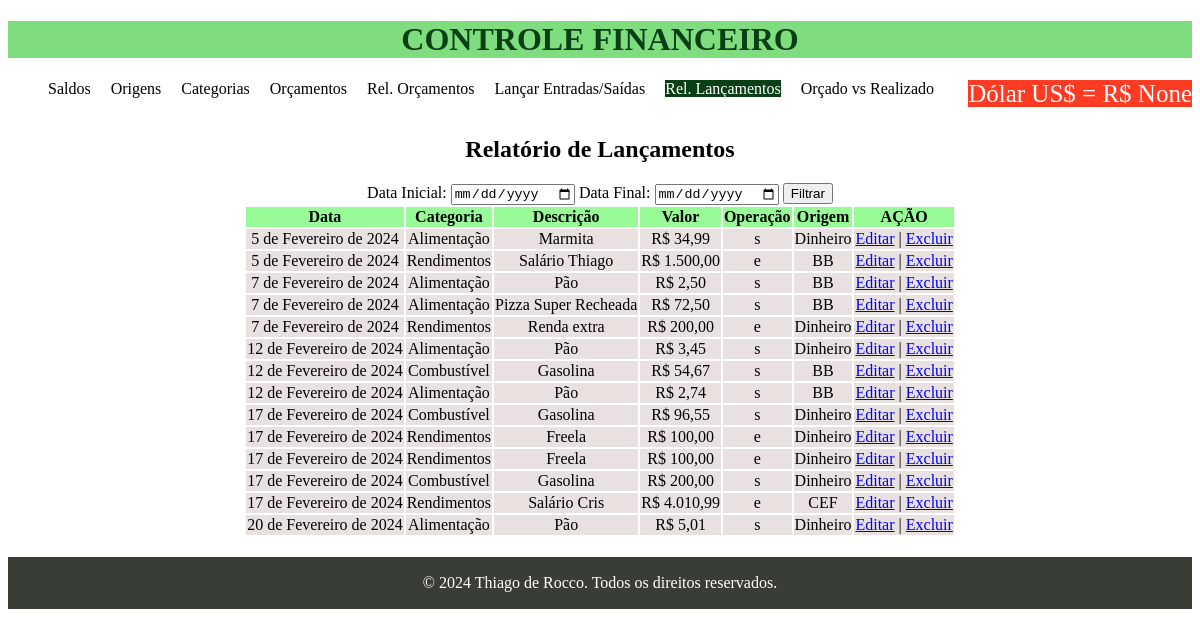
The app's page /rel-lctos/, older data.
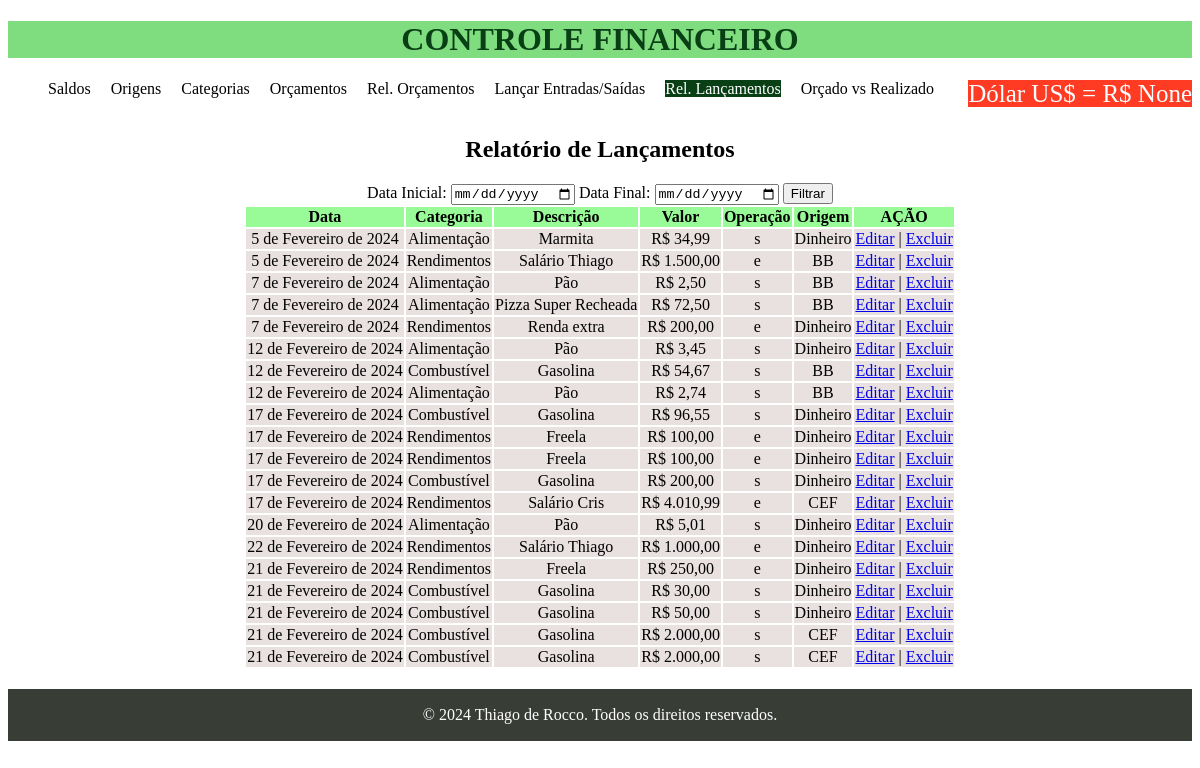
The same page, newer data.
### financeiro/models.py (models this page shows, shortened)
class Lancamento(models.Model):
    ENTRADA = 'e'
    SAIDA = 's'
    TIPO_OPERACAO_CHOICES = [(ENTRADA, 'Entrada'), (SAIDA, 'Saída'),]
    data = models.DateField()
    descricao = models.CharField(max_length=255)
    valor = models.DecimalField(max_digits=10, decimal_places=2)
    categoria = models.ForeignKey(Categoria, on_delete=models.CASCADE)
    origem = models.ForeignKey(Origem, on_delete=models.CASCADE)
    tipo_operacao = models.CharField(max_length=1,
                                     choices=TIPO_OPERACAO_CHOICES)

class Categoria(models.Model):
    nome = models.CharField(max_length=255)

class Origem(models.Model):
    nome = models.CharField(max_length=255)

### financeiro/views.py (the view)
# urls.py: path('rel-lctos/', rel_lancamentos, name='rel_lancamentos'),
def rel_lancamentos(request):
    lctos = Lancamento.objects.all()
    for lcto in lctos:
        lcto.nome_origem = lcto.origem.nome
        lcto.nome_categoria = lcto.categoria.nome
    return render(request, 'financeiro/rel_lancamentos.html', {"lctos": lctos})

### financeiro/templates/financeiro/rel_lancamentos.html (shortened to what this page needs)
{% extends 'financeiro/base.html' %}
{% load static %}
{% block content %}
<br><br>
    <h2>Relatório de Lançamentos</h2>
    <form action="">
        Data Inicial: <input type="date" name="" id="">
        Data Final: <input type="date" name="" id="">
        <input type="submit" value="Filtrar">
    </form>
    <table>
        <thead>
            <tr>
            <th>Data</th>
            <th>Categoria</th>
            <th>Descrição</th>
            <th>Valor</th>
            <th>Operação</th>
            <th>Origem</th>
            <th colspan="2">AÇÃO</th>
        </tr>
    </thead>
    {% for lcto in lctos %}
    <tr>
        <td>{{ lcto.data }}</td>
        <td>{{ lcto.nome_categoria }}</td>
        <td>{{ lcto.descricao }}</td>
        <td>R$ {{ lcto.valor }}</td>
        <td>{{ lcto.tipo_operacao }}</td>
        <td>{{ lcto.nome_origem}}</td>
        <td><a href="/update_get_lcto/{{lcto.id}}">Editar</a> | <a href="/delete_lcto/{{lcto.id}}">Excluir</a></td>
    </tr>
    {% endfor %}
</table>
{% endblock %}

### financeiro/templates/financeiro/base.html (shortened to what this page needs)
{% load static %}
<!DOCTYPE html>
<html lang="pt-br">
<head>
    <link rel="stylesheet" href="{% static 'css/style.css' %}" type="text/css">
</head>
<body>
    <header>
        <h1>CONTROLE FINANCEIRO</h1>
        <nav>
            {% block navbar %}{% include 'fragments/navbar.html' %}{% endblock %}
        </nav>
    </header>
    <aside>
        {%block dolar %}{% include 'fragments/dolar.html' %}{% endblock %}
    </aside>
    <main>
        {% block content %}{% endblock %}
    </main>
    <footer>
            {% block footer %}{% include 'fragments/footer.html' %}{% endblock %}
    </footer>
</body>
</html>

### financeiro/templates/fragments/navbar.html
<ul>
    <li><a id="nav1" href="{% url 'home' %}">Saldos</a></li>
    <li><a id="nav2" href="{% url 'rel_origens' %}">Origens</a></li>
    <li><a id="nav3" href="{% url 'rel_categorias' %}">Categorias</a></li>
    <li><a id="nav4" href="{% url 'orcamentos' %}">Orçamentos</a></li>
    <li><a id="nav5" href="{% url 'rel_orcamentos' %}">Rel. Orçamentos</a></li>
    <li><a id="nav6" href="{% url 'lancamentos' %}">Lançar Entradas/Saídas</a></li>
    <li><a id="nav7" href="{% url 'rel_lancamentos' %}">Rel. Lançamentos</a></li>
    <li><a id="nav8" href="{% url 'rel_orcado_realizado' %}">Orçado vs Realizado</a></li>
</ul>

### financeiro/templates/fragments/dolar.html
<span class="cot-dolar">Dólar US$ = R$ {{ request.cotacao_dolar }}</span>

### financeiro/templates/fragments/footer.html
<p>&copy; 2024 Thiago de Rocco. Todos os direitos reservados.</p>

### financeiro/static/css/style.css (style rules this page uses)
body { font-family: 'Trebuchet MS'; }
header { background-color: #7fdd7f; color: #083f14; }
nav { margin: 0 auto; }
main { margin: 0 auto; text-align: center; }
aside { float: right; }
main table { margin: 0 auto; }
footer { padding: 1px; margin-top: 20px; justify-content: center; text-align: center; font-family: 'Trebuchet MS'; background-color: #383d36; color: white; }
h1, h2 { text-align: center; }
ul li { float: left; padding-right: 20px; list-style-type: none; }
ul li a { text-decoration: none; color: black; }
.aselect { background: #083f14; color: white; }
thead tr { background-color:#98FB98 }
tr { background-color: rgb(233,224,224) }
.cot-dolar { justify-content: center; font-family: 'Trebuchet MS'; background-color: rgba(255, 30, 0, 0.863); color: rgb(247, 254, 255); font-size: 25px; }

Row changes from the older to the newer data that the page shows:
added Lancamento: data "22 de Fevereiro de 2024", nome_categoria "Rendimentos", descricao "Salário Thiago", valor "1.000,00", tipo_operacao "e", nome_origem "Dinheiro"
added Lancamento: data "21 de Fevereiro de 2024", nome_categoria "Rendimentos", descricao "Freela", valor "250,00", tipo_operacao "e", nome_origem "Dinheiro"
added Lancamento: data "21 de Fevereiro de 2024", nome_categoria "Combustível", descricao "Gasolina", valor "30,00", tipo_operacao "s", nome_origem "Dinheiro"
added Lancamento: data "21 de Fevereiro de 2024", nome_categoria "Combustível", descricao "Gasolina", valor "50,00", tipo_operacao "s", nome_origem "Dinheiro"
added Lancamento: data "21 de Fevereiro de 2024", nome_categoria "Combustível", descricao "Gasolina", valor "2.000,00", tipo_operacao "s", nome_origem "CEF"
added Lancamento: data "21 de Fevereiro de 2024", nome_categoria "Combustível", descricao "Gasolina", valor "2.000,00", tipo_operacao "s", nome_origem "CEF"
